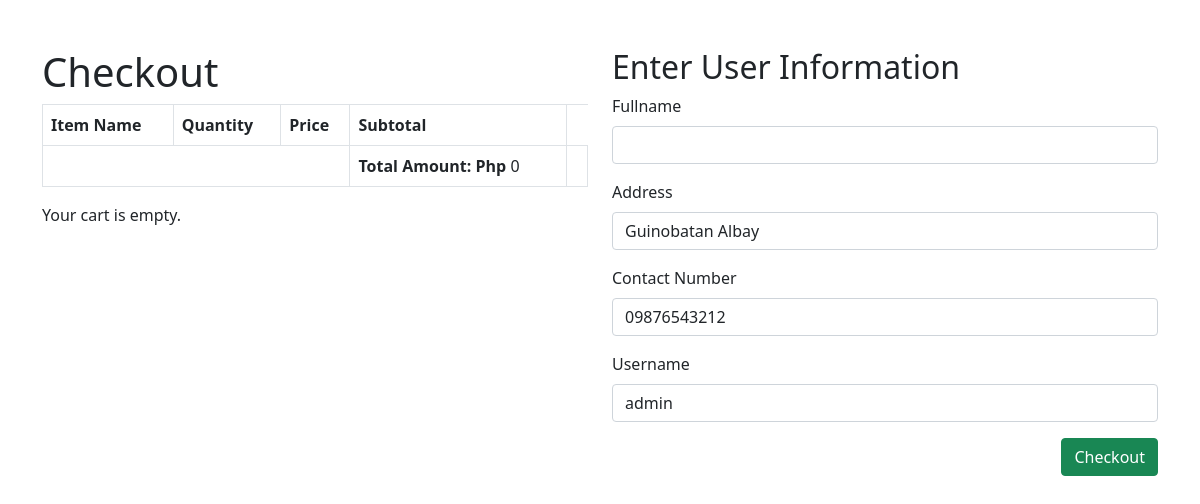
The app's page /Exam_db/o_checkout.php (signed in) with its own data.
### tables this page shows
CREATE TABLE `users` (
  `user_id` int(20) NOT NULL,
  `firstname` varchar(30) NOT NULL,
  `lastname` varchar(30) NOT NULL,
  `address` varchar(100) NOT NULL,
  `contact_number` varchar(12) NOT NULL,
  `email` varchar(50) NOT NULL,
  `username` varchar(50) NOT NULL,
  `password` varchar(50) NOT NULL,
  `user_status` varchar(1) NOT NULL DEFAULT 'A' COMMENT 'A = Active / I - Inactive',
  `user_type` varchar(1) NOT NULL DEFAULT 'C' COMMENT 'C = Client, A = Admin, D = Delivery',
  `last_update` timestamp NOT NULL DEFAULT current_timestamp()
);

### Exam_db/o_checkout.php (the view, shortened to what this page needs)
<?php
    include_once "conn_db.php";
    if (isset($_SESSION['user_id'])) {
        $user_id = $_SESSION['user_id'];
        $query = "SELECT * FROM users WHERE user_id = $user_id";
        $result = mysqli_query($conn, $query);
        if (mysqli_num_rows($result) > 0) {
            $row = mysqli_fetch_assoc($result);
            $username = $row['username'];
            $fullname = $row['fullname'];
            $address = $row['address'];
            $contact_number = $row['contact_number'];
        } else {
            echo "User not found.";
        }
    }
?>
<!DOCTYPE html>
<html>
<head>
    <link rel="stylesheet" href="css/bootstrap.css">
</head>
<body>
    <div class="container">
        <div class="row mt-5">
            <div class="col-6">
                <h1>Checkout</h1>
                <?php
                    $total_amount = 0;
                    echo "<table class='table table-bordered'>";
                    echo '<thead><tr>';
                    echo '<th>Item Name</th>';
                    echo '<th>Quantity</th>';
                    echo '<th>Price</th>';
                    echo '<th>Subtotal</th>';
                    echo '</tr></thead>';
                    echo '<tr>';
                    echo '<td colspan="3"></td>';
                    echo '<td><strong>Total Amount: Php</strong> ' . $total_amount . '</td>';
                    echo '<td></td>';
                    echo '</tr>';
                    echo '</table>';
                    if (!empty($_SESSION['cart'])) {
                        echo '<a class="btn btn-info me-5" href="o_order_display.php">back</a>';
                    } else {
                    echo 'Your cart is empty.';
                }
            ?>
            </div>
            <div class="col-6">
                <h2>Enter User Information</h2>
                <form action="o_process_checkout.php" method="POST">
                    <div class="mb-3">
                        <label for="new_fullname" class="form-label">Fullname</label>
                        <input type="text" required id="new_fullname" name="fullname" class="form-control" value="<?php echo isset($fullname) ? $fullname : ''; ?>">
                    </div>
                    <div class="mb-3">
                        <label for="address" class="form-label">Address</label>
                        <input type="text" required id="new_address" name="address" class="form-control" value="<?php echo isset($address) ? $address : ''; ?>">
                    </div>
                    <div class="mb-3">
                        <label for="contac_number" class="form-label">Contact Number</label>
                        <input type="number" required id="new_contact_number" name="contact_number" class="form-control" value="<?php echo isset($contact_number) ? $contact_number : ''; ?>">
                    </div>
                    <div class="mb-3">
                        <label for="new_username" class="form-label">Username</label>
                        <input type="text" id="new_username" required name="username" class="form-control" value="<?php echo isset($username) ? $username : ''; ?>">
                    </div>
                        <input type="submit" class="btn btn-success float-end" value="Checkout">
                </form>
            </div>
        </div>
    </div>
</body>
</html>

### records on screen
users: address "Guinobatan Albay", contact_number "09876543212", username "admin"

### other values on screen
$total_amount "0"
